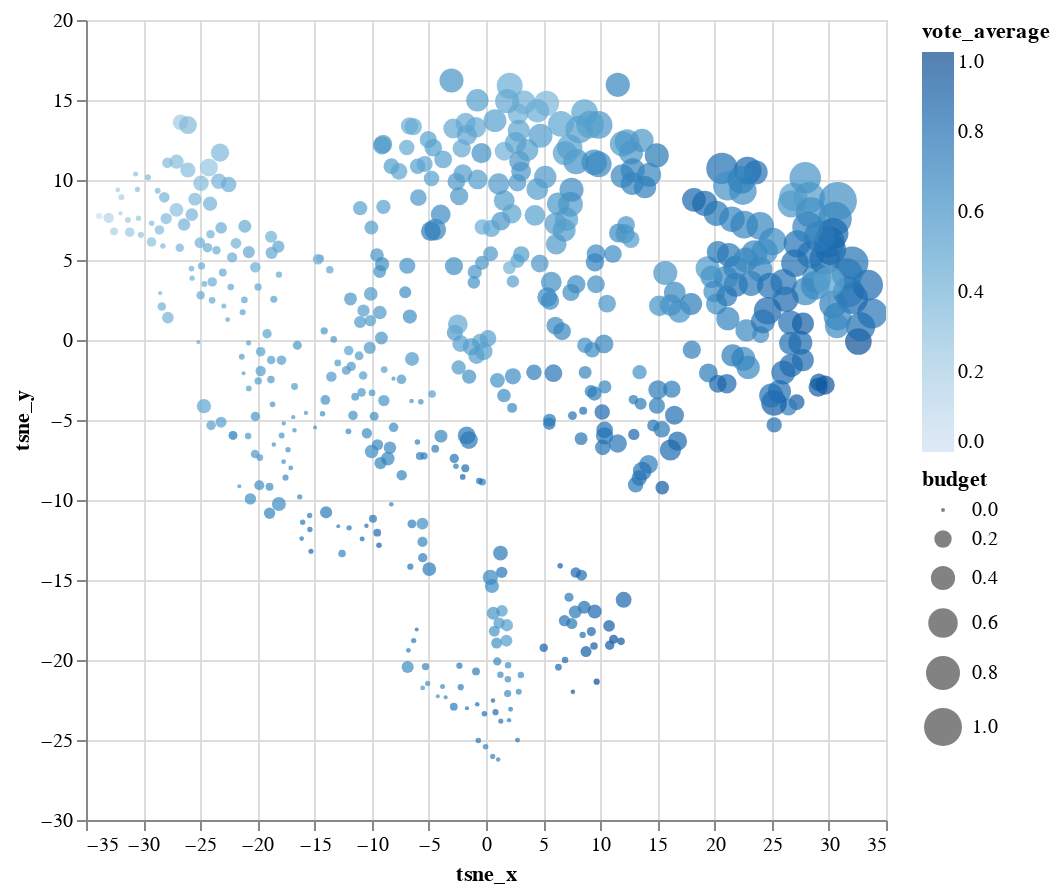

Notebook source saved alongside this figure:
### Code cell
alt.Chart(movies_data).mark_circle(size=60).encode(
    x='tsne_x',
    y='tsne_y',
    color='vote_average',
    size='budget',
    tooltip=['title', 'vote_average', 'budget']
).properties(
    width=400,
    height=400
).interactive()

### Figure 1 — Vega-Lite specification as saved in the notebook (floating-point values rounded to 4 significant figures; data arrays with more than 128 entries replaced by an {"elided": "..."} marker saying what was removed)
{"config": {"view": {"continuousWidth": 400, "continuousHeight": 300}}, "data": {"name": "data-23595c2997e8c1070d99d9b33c0d34b4"}, "mark": {"type": "circle", "size": 60}, "encoding": {"color": {"type": "quantitative", "field": "vote_average"}, "size": {"type": "quantitative", "field": "budget"}, "tooltip": [{"type": "nominal", "field": "title"}, {"type": "quantitative", "field": "vote_average"}, {"type": "quantitative", "field": "budget"}], "x": {"type": "quantitative", "field": "tsne_x"}, "y": {"type": "quantitative", "field": "tsne_y"}}, "height": 400, "selection": {"selector002": {"type": "interval", "bind": "scales", "encodings": ["x", "y"]}}, "width": 400, "$schema": "https://vega.github.io/schema/vega-lite/v4.8.1.json", "datasets": {"data-23595c2997e8c1070d99d9b33c0d34b4": {"elided": "518 records"}}}
